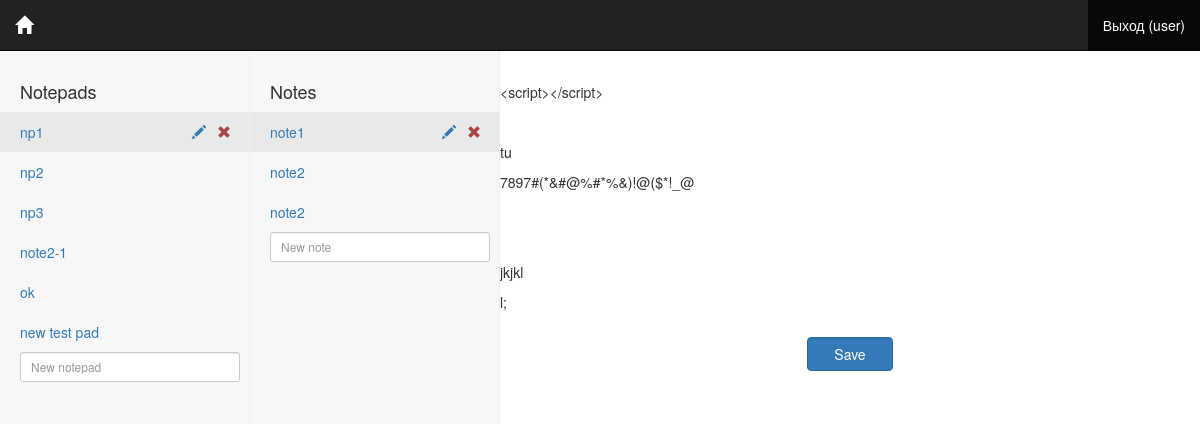
/note/1/, run on the app's committed database.
### main/models.py (models this page shows, shortened)
class User(models.Model):
    name = models.CharField(max_length=32)
    password = models.CharField(max_length=128)
    avatar = models.CharField(max_length=128, blank = True)
    reg_date = models.DateTimeField(auto_now_add=True)
    last_seen = models.DateTimeField(auto_now=True)

class Notepad(models.Model):
    title = models.CharField(max_length=32)
    user = models.ForeignKey(User, related_name='notepads')

class Note(models.Model):
    title = models.CharField(max_length=32)
    text = models.TextField(blank = True)
    notepad = models.ForeignKey(Notepad, related_name='notes')

### main/views.py (the view)
# urls.py: url(r'^note/(?P<note_id>\d+)/$', views.note, name='note'),
@csrf_exempt
def note(request, note_id):
    user = User.objects.get(id=1)
    note = Note.objects.get(id=note_id)
    notepad = note.notepad
    if request.method == 'POST':
        text = request.POST.dict()['text']
        note.text = text
        note.save()
        return HttpResponse(json.dumps({'status': 'Success'}))
    form_notepad = NotepadForm()
    form_note_add = NoteForm()
    form_note_update = NoteForm(initial={'title': note.title})
    context = {'user': user,
        'form_notepad': form_notepad,
        'form_note_add': form_note_add,
        'form_note_update': form_note_update,
        'current_notepad': notepad,
        'current_note': note
    }
    return render(request, 'main/note.html', context)

### main/forms.py
class NotepadForm(forms.ModelForm):
    class Meta:
        model = Notepad
        fields = ['title']

class NoteForm(forms.ModelForm):
    class Meta:
        model = Note
        fields = ['title', 'text']

### main/templates/main/note.html (shortened to what this page needs)
{% extends "main/index.html" %}

### main/templates/main/index.html (shortened to what this page needs)
{% extends "main/base.html" %}
{% block content %}
{% load widget_tweaks %}
<div class="sidebar-first">
    <ul class="nav nav-sidebar">
        <li>
            <h4>Notepads</h4>
        </li>
        {% for notepad in user.notepads.all %}
        <li {% if notepad == current_notepad %}class="active"{% endif %}>
            <a href="{% url 'notepad' notepad_id=notepad.id %}">
                {{notepad.title}}
                <span class="link-edit">
                    <i class="glyphicon glyphicon-pencil text-primary" data-toggle="modal" data-target="#modal-edit"></i>
                </span>
                <span class="link-del">
                    <i class="glyphicon glyphicon-remove text-danger"></i>
                </span>
            </a>
        </li>
        {% endfor %}
        <li>
            <form method="POST">
                <div class="form-group">
                    {% render_field form_notepad.title class="form-control input-sm" placeholder="New notepad" %}
                </div>
            </form>
        </li>
    </ul>
</div>
<div class="sidebar-second">
    <ul class="nav nav-sidebar">
        <li>
            <h4>Notes</h4>
        </li>
        {% if current_notepad %}
        {% for note in current_notepad.notes.all %}
        <li {% if note == current_note %}class="active"{% endif %}>
            <a href="{% url 'note' note_id=note.id %}">
                {{note.title}}
                <span class="link-edit">
                    <i class="glyphicon glyphicon-pencil text-primary" data-toggle="modal" data-target="#modal-edit"></i>
                </span>
                <span class="link-del">
                    <i class="glyphicon glyphicon-remove text-danger" data-toggle="modal" data-target="#modal-del"></i>
                </span>
            </a>
        </li>
        {% endfor %}
        <li>
            <form method="POST">
                <div class="form-group">
                    {% render_field form_note_add.title class="form-control input-sm" placeholder="New note" %}
                </div>
            </form>
        </li>
        {% endif %}
    </ul>
</div>
<div class="main">
    {% if current_note %}
    <div id="summernote">{{current_note.text|safe}}</div>
    <div class="row text-center">
        <div class="col-md-2 col-md-offset-5">
            <input id="btn-save" class="btn btn-primary form-control" type="submit" value="Save">
        </div>
    </div>
    {% endif %}
</div>
{% endblock %}

### main/templates/main/base.html (shortened to what this page needs)
<!DOCTYPE html>
<head>
    {% load staticfiles %}
    <link rel="stylesheet" type="text/css" href="{% static 'css/bootstrap.min.css' %}">
    <link rel="stylesheet" type="text/css" href="{% static 'css/font-awesome.min.css' %}">
    <link rel="stylesheet" type="text/css" href="{% static 'css/summernote.css' %}">
    <link rel="stylesheet" type="text/css" href="{% static 'css/custom.css' %}">
</head>
<body>
<nav class="navbar navbar-inverse navbar-fixed-top">
    <div class="container-fluid">
        <div class="navbar-header">
            <a class="navbar-brand" href="/"><i class="glyphicon glyphicon-home"></i></a>
        </div>
        <div id="navbar" class="navbar-collapse collapse">
            <ul class="nav navbar-nav navbar-right">
                <li class="active">
                    <a href="#">Выход ({{user.name}})</a>
                </li>
            </ul>
        </div>
    </div>
</nav>
<div class="container-fluid">
    <div class="row">
            {% block content %}{% endblock %}
    </div>
</div>
</body>
</html>

### static/css/custom.css (style rules this page uses)
.navbar-inverse { border-radius: 0; }
.sidebar-first { padding: 20px; background-color: #f7f7f7; border-right: 1px solid #eee; position: fixed; overflow-x: hidden; overflow-y: scroll; top: 52px; left: 0px; bottom: 0; width: 250px; height: auto; }
.sidebar-second { padding: 20px; background-color: #f7f7f7; border-right: 1px solid #eee; position: fixed; overflow-x: hidden; overflow-y: scroll; top: 52px; left: 250px; bottom: 0; width: 250px; height: auto; }
.nav-sidebar { margin-right: -21px; margin-bottom: 20px; margin-left: -20px; }
.nav-sidebar > li > a, .nav-sidebar > li > form, .nav-sidebar > li > h4 { padding-left: 20px; padding-right: 10px; }
.nav-sidebar > .active > a, .nav-sidebar > .active > a:hover, .nav-sidebar > .active > a:focus { background-color: #e9e9e9; }
.form-group > span.link-add, li > a > span.link-edit, li > a > span.link-del { float: right; position: absolute; padding: 0px; display: none; }
li > a > span.link-edit { right: 44px; top: 10px; }
li > a > span.link-del { right: 19px; top: 10px; }
.form-group:hover > span.link-add, .nav-sidebar > li > a:hover > span.link-edit, .nav-sidebar > li > a:hover > span.link-del, .form-group > input:focus + span.link-add, .nav-sidebar > .active > a > span.link-edit, .nav-sidebar > .active > a > span.link-del { display: inline; cursor: pointer; }
.main { position: fixed; top: 52px; left: 500px; bottom: 0; right: 0; overflow-y: scroll; height: auto; width: auto; }
.main .row { padding: 15px; }

### data on the page
User: name "user"
Notepad: title "np1"
Notepad: title "np2"
Notepad: title "np3"
Notepad: title "note2-1"
Notepad: title "ok"
Notepad: title "new test pad"
Note: title "note1", text "<script></script> tu 7897#(*&#@%#*%&)!@($*!_@ jkjkl l;"
Note: title "note2"
Note: title "note2"
